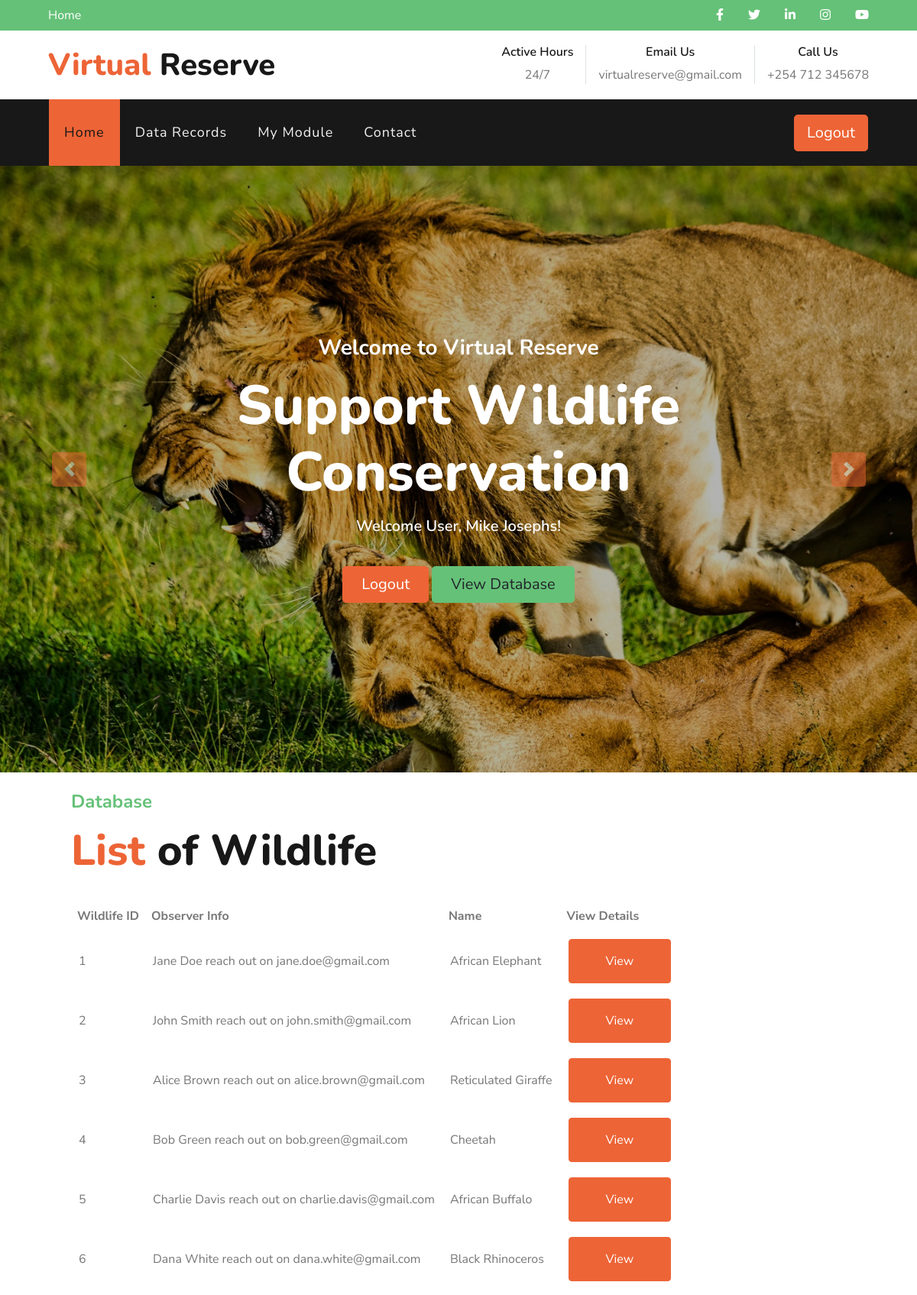
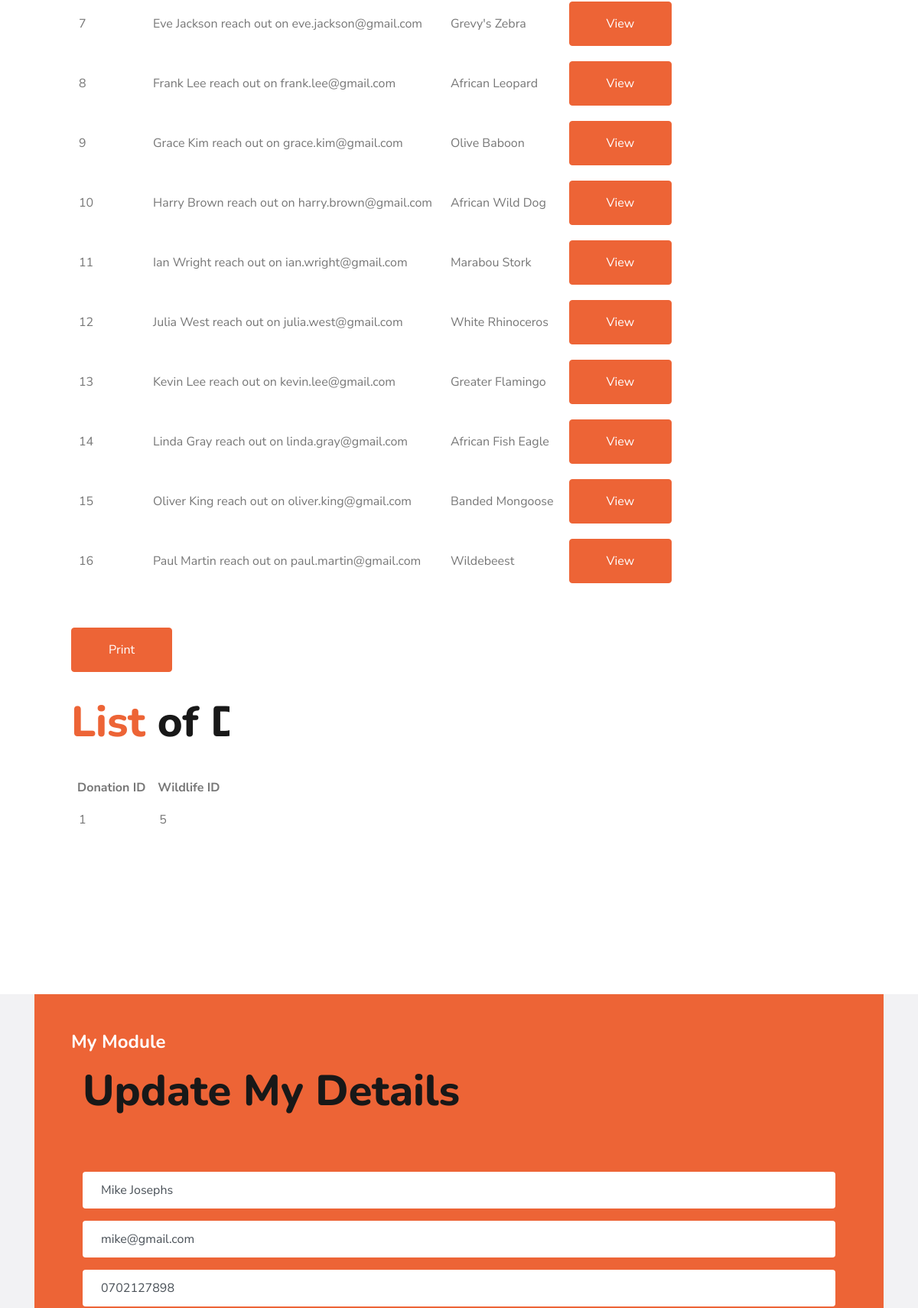
/index2.php (signed in, upper part), run on the app's committed database (2 pictures, top to bottom).
### tables this page shows
CREATE TABLE `users` (
  `User_ID` int(11) NOT NULL,
  `Fullname` text NOT NULL,
  `Phone_Number` text NOT NULL,
  `Email_Address` text NOT NULL,
  `Password` text NOT NULL,
  `User_Type` text NOT NULL
);

CREATE TABLE `wildlife` (
  `wildlife_id` int(11) NOT NULL,
  `common_name` varchar(255) NOT NULL,
  `scientific_name` varchar(255) NOT NULL,
  `kingdom` varchar(255) DEFAULT NULL,
  `phylum` varchar(255) DEFAULT NULL,
  `class` varchar(255) DEFAULT NULL,
  `order_name` varchar(255) DEFAULT NULL,
  `family` varchar(255) DEFAULT NULL,
  `genus` varchar(255) DEFAULT NULL,
  `species` varchar(255) DEFAULT NULL,
  `subspecies` varchar(255) DEFAULT NULL,
  `conservation_status` varchar(255) DEFAULT NULL,
  `description` text DEFAULT NULL,
  `habitat` varchar(255) DEFAULT NULL,
  `region` varchar(255) DEFAULT NULL,
  `country` varchar(255) DEFAULT NULL,
  `locale_description` text DEFAULT NULL,
  `latitude` decimal(9,6) DEFAULT NULL,
  `longitude` decimal(9,6) DEFAULT NULL,
  `habitat_type` varchar(255) DEFAULT NULL,
  `observation_date` datetime DEFAULT NULL,
  `number_observed` int(11) DEFAULT NULL,
  `behavior` text DEFAULT NULL,
  `environmental_conditions` text DEFAULT NULL,
  `observation_method` varchar(255) DEFAULT NULL,
  `observer_name` varchar(255) DEFAULT NULL,
  `observer_affiliation` varchar(255) DEFAULT NULL,
  `observer_contact_info` varchar(255) DEFAULT NULL,
  `age` varchar(255) DEFAULT NULL,
  `sex` varchar(255) DEFAULT NULL,
  `weight` decimal(5,2) DEFAULT NULL,
  `length` decimal(5,2) DEFAULT NULL,
  `health_status` text DEFAULT NULL,
  `breeding_season` varchar(255) DEFAULT NULL,
  `mating_behaviors` text DEFAULT NULL,
  `nesting_sites` text DEFAULT NULL,
  `number_of_offspring` int(11) DEFAULT NULL,
  `offspring_survival_rate` decimal(5,2) DEFAULT NULL,
  `primary_diet` varchar(255) DEFAULT NULL,
  `specific_food_items` text DEFAULT NULL,
  `feeding_times` text DEFAULT NULL,
  `natural_predators` text DEFAULT NULL,
  `human_threats` text DEFAULT NULL,
  `other_threats` text DEFAULT NULL,
  `protected_areas` text DEFAULT NULL,
  `conservation_programs` text DEFAULT NULL,
  `reintroduction_programs` text DEFAULT NULL,
  `multimedia_type` varchar(255) DEFAULT NULL,
  `multimedia_file_path` varchar(255) DEFAULT NULL
);

CREATE TABLE `donation` (
  `Donation_ID` int(11) NOT NULL,
  `User_ID` int(11) NOT NULL,
  `Wildlife_ID` text NOT NULL,
  `Amount` int(11) NOT NULL,
  `Status` text NOT NULL DEFAULT 'Pending'
);

### index2.php (the view, shortened to what this page needs)
<?php
require_once 'php/connection.php';
if (!isset($_SESSION['username1'])) {
    header("Location: index.html");
}else{
  $filter = $_SESSION['username1'];
  $query=mysqli_query($conn,"SELECT * FROM `users` WHERE `User_ID`='$filter'")or die(mysqli_error());
  $row1=mysqli_fetch_array($query);
}
?>
<!DOCTYPE html>
<html lang="en">
<head>
    <link href="https://cdnjs.cloudflare.com/ajax/libs/font-awesome/5.10.0/css/all.min.css" rel="stylesheet">
    <link href="lib/flaticon/font/flaticon.css" rel="stylesheet">
    <link href="lib/owlcarousel/assets/owl.carousel.min.css" rel="stylesheet">
    <link href="lib/tempusdominus/css/tempusdominus-bootstrap-4.min.css" rel="stylesheet" />
    <link href="css/style.css" rel="stylesheet">
</head>
<body>
    <div class="container-fluid">
        <div class="row bg-secondary py-2 px-lg-5">
            <div class="col-lg-6 text-center text-lg-left mb-2 mb-lg-0">
                <div class="d-inline-flex align-items-center">
                    <a class="text-white pr-3" href="">Home</a>
                </div>
            </div>
            <div class="col-lg-6 text-center text-lg-right">
                <div class="d-inline-flex align-items-center">
                    <a class="text-white px-3" href="">
                        <i class="fab fa-facebook-f"></i>
                    </a>
                    <a class="text-white px-3" href="">
                        <i class="fab fa-twitter"></i>
                    </a>
                    <a class="text-white px-3" href="">
                        <i class="fab fa-linkedin-in"></i>
                    </a>
                    <a class="text-white px-3" href="">
                        <i class="fab fa-instagram"></i>
                    </a>
                    <a class="text-white pl-3" href="">
                        <i class="fab fa-youtube"></i>
                    </a>
                </div>
            </div>
        </div>
        <div class="row py-3 px-lg-5">
            <div class="col-lg-4">
                <a href="" class="navbar-brand d-none d-lg-block">
                    <h1 class="m-0 display-5 text-capitalize"><span class="text-primary">Virtual</span> Reserve</h1>
                </a>
            </div>
            <div class="col-lg-8 text-center text-lg-right">
                <div class="d-inline-flex align-items-center">
                    <div class="d-inline-flex flex-column text-center pr-3 border-right">
                        <h6>Active Hours</h6>
                        <p class="m-0">24/7</p>
                    </div>
                    <div class="d-inline-flex flex-column text-center px-3 border-right">
                        <h6>Email Us</h6>
                        <p class="m-0">virtualreserve@gmail.com</p>
                    </div>
                    <div class="d-inline-flex flex-column text-center pl-3">
                        <h6>Call Us</h6>
                        <p class="m-0">+254 712 345678</p>
                    </div>
                </div>
            </div>
        </div>
    </div>
    <div class="container-fluid p-0">
        <nav class="navbar navbar-expand-lg bg-dark navbar-dark py-3 py-lg-0 px-lg-5">
            <div class="collapse navbar-collapse justify-content-between px-3" id="navbarCollapse">
                <div class="navbar-nav mr-auto py-0">
                    <a href="index2.php" class="nav-item nav-link active">Home</a>
                    <a href="#data" class="nav-item nav-link">Data Records</a>
                    <a href="#mod" class="nav-item nav-link">My Module</a>
                    <a href="#contact" class="nav-item nav-link">Contact</a>
                </div>
                <a href="php/logout.php" class="btn btn-lg btn-primary px-3 d-none d-lg-block">Logout</a>
            </div>
        </nav>
    </div>
    <div class="container-fluid p-0">
        <div id="header-carousel" class="carousel slide" data-ride="carousel">
            <div class="carousel-inner">
                <div class="carousel-item active">
                    <img class="w-100" src="img/c1.jpg" alt="Image">
                    <div class="carousel-caption d-flex flex-column align-items-center justify-content-center">
                        <div class="p-3" style="max-width: 900px;">
<h3 class="text-white mb-3 d-none d-sm-block">Welcome to Virtual Reserve</h3>
<h1 class="display-3 text-white mb-3">Support Wildlife Conservation</h1>
<h5 class="text-white mb-3 d-none d-sm-block">Welcome <?php echo $row1['User_Type']; ?>, <?php echo $row1['Fullname']; ?>!</h5>
<a href="php/logout.php" class="btn btn-lg btn-primary mt-3 mt-md-4 px-4">Logout</a>
<a href="#data" class="btn btn-lg btn-secondary mt-3 mt-md-4 px-4">View Database</a>
                        </div>
                    </div>
                </div>
            </div>
            <a class="carousel-control-prev" href="#header-carousel" data-slide="prev">
                <div class="btn btn-primary rounded" style="width: 45px; height: 45px;">
                    <span class="carousel-control-prev-icon mb-n2"></span>
                </div>
            </a>
            <a class="carousel-control-next" href="#header-carousel" data-slide="next">
                <div class="btn btn-primary rounded" style="width: 45px; height: 45px;">
                    <span class="carousel-control-next-icon mb-n2"></span>
                </div>
            </a>
        </div>
    </div>
    <div class="container" id="data">
        <div class="rw align-items-center">
            <div class="col-lg-12 py-5 py-lg-0 px-3 px-lg-5">
                <br>
                <h4 class="text-secondary mb-3">Database</h4>
                <h1 class="display-4 mb-4"><span class="text-primary">List</span> of Wildlife</h1>
                <div class="row py-2">
                    <div class="col-12">
                        <div class="d-flex align-items-center">
                            <br>
                              <table id="printTable">
<tr style="text-align: left;
  padding: 8px;">
<th style="text-align: left;
  padding: 8px;">Wildlife ID</th>
<th style="text-align: left;
  padding: 8px;">Observer Info</th>
  <th style="text-align: left;
  padding: 8px;">Name</th>
 <th style="text-align: left;
  padding: 8px;">View Details</th>
</tr>
<?php
$sql = "SELECT * FROM `wildlife`";
$result = $conn->query($sql);
if ($result->num_rows > 0) {
while($row = $result->fetch_assoc()) {
?>
<tr>
<td><?php echo($row["wildlife_id"]); ?></td>
<td><?php echo($row["observer_name"]); ?> reach out on <?php echo($row["observer_contact_info"]); ?></td>
<td><?php echo($row["common_name"]); ?></td>
<td><button id="viewbtn" class="btn btn-primary py-3 px-5" onclick="return confirm('Are you sure that you want to view this wildlife?')?window.location.href='php/functions.php?action=viewW1&id=<?php echo($row["wildlife_id"]); ?>':true;" title='View Wildlife'>View</button></td>
</tr>
<?php
}
} else { echo "No results"; }
?>
</table>
                        </div>
                                                    <br>
                            <br>
                            <button class="btn btn-primary py-3 px-5" onclick="printData();">Print</button>
                    </div>
                </div>
            </div>
            <div class="col-lg-12 py-5 py-lg-0 px-3 px-lg-5">
                <br>
                <h1 class="display-4 mb-4"><span class="text-primary">List</span> of Donations</h1>
                <div class="row py-2">
                    <div class="col-12">
                        <div class="d-flex align-items-center">
                            <br>
                              <table id="printTable1">
<tr style="text-align: left;
  padding: 8px;">
<th style="text-align: left;
  padding: 8px;">Donation ID</th>
  <th style="text-align: left;
  padding: 8px;">Wildlife ID</th>
 <th style="text-align: left;
  padding: 8px;">Amount</th>
  <th style="text-align: left;
  padding: 8px;">Status</th>
   <th style="text-align: left; padding: 8px;"></th>
</tr>
<?php
$sql = "SELECT `donation`.`Donation_ID`, `donation`.`User_ID`, `donation`.`Wildlife_ID`, `donation`.`Amount`, `donation`.`Status`, `users`.`Fullname`, `users`.`Phone_Number`, `users`.`Email_Address` FROM `donation` JOIN `users` ON `donation`.`User_ID` = `users`.`User_ID` WHERE `users`.`User_ID` = '$filter'";
$result = $conn->query($sql);
if ($result->num_rows > 0) {
while($row = $result->fetch_assoc()) {
?>
<tr>
<td><?php echo($row["Donation_ID"]); ?></td>
<td><?php echo($row["Wildlife_ID"]); ?></td>
<td><?php echo($row["Amount"]); ?></td>
<td><?php echo($row["Status"]); ?></td>
<?php
if ($row["Status"] == "Completed" || $row["Status"] == "Cancelled") {
?>
<td></td>
<?php
}else{
?>
<td><button id="delbtn1" class="btn btn-primary py-3 px-5" onclick="return confirm('Are you sure that you want to cancel this donation?')?window.location.href='php/functions.php?action=cancelD&id=<?php echo($row["Donation_ID"]); ?>':true;" title='Cancel Donation'>Cancel</button></td>
<?php
}
?>
</tr>
<?php
}
} else { echo "No results"; }
?>
</table>
                        </div>
                                                    <br>
                            <br>
                            <button class="btn btn-primary py-3 px-5" onclick="printData1();">Print</button>
                    </div>
                </div>
            </div>
        </div>
    </div>
    <br>
    <br>
    <div class="container-fluid bg-light" id="mod">
        <div class="container">
            <div class="row align-items-center">
                <div class="col-lg-12">
                    <div class="bg-primary py-5 px-4 px-sm-5">
                                            <h4 class="mb-3" style="color: white;">My Module</h4>
                    <div class="col-lg-12">
                    <h1 class="display-4 mb-4">Update My Details</h1>
                        <form class="py-5" name="" method="POST" action="php/functions.php">
                            <div class="form-group">
                                <input type="text" class="form-control border-0 p-4" value="<?php echo $row1['Fullname']; ?>" placeholder="Your Name" name="fname" required="required" />
                            </div>
                            <div class="form-group">
                                <input type="email" name="email" class="form-control border-0 p-4" value="<?php echo $row1['Email_Address']; ?>" placeholder="Your Email" required="required" />
                            </div>
                            <div class="form-group">
                                <input type="text" name="phone" minlength="13" class="form-control border-0 p-4" value="<?php echo $row1['Phone_Number']; ?>" placeholder="Your Phone Number" required="required" />
                            </div>
                        </form>
                    </div>
                    </div>
                </div>
            </div>
        </div>
    </div>
</body>
</html>

### index2.php (style rules this page uses)
table { align-items: center; }
th, tr, td { padding: 10px 10px; }

### data on the page
users: User_Type "User", Fullname "Mike Josephs", fname "Mike Josephs", email "mike@gmail.com", phone "0702127898"
wildlife: wildlife_id "1", observer_name "Jane Doe", observer_contact_info "jane.doe@gmail.com", common_name "African Elephant"
wildlife: wildlife_id "2", observer_name "John Smith", observer_contact_info "john.smith@gmail.com", common_name "African Lion"
wildlife: wildlife_id "3", observer_name "Alice Brown", observer_contact_info "alice.brown@gmail.com", common_name "Reticulated Giraffe"
wildlife: wildlife_id "4", observer_name "Bob Green", observer_contact_info "bob.green@gmail.com", common_name "Cheetah"
wildlife: wildlife_id "5", observer_name "Charlie Davis", observer_contact_info "charlie.davis@gmail.com", common_name "African Buffalo"
wildlife: wildlife_id "6", observer_name "Dana White", observer_contact_info "dana.white@gmail.com", common_name "Black Rhinoceros"
wildlife: wildlife_id "7", observer_name "Eve Jackson", observer_contact_info "eve.jackson@gmail.com", common_name "Grevy's Zebra"
wildlife: wildlife_id "8", observer_name "Frank Lee", observer_contact_info "frank.lee@gmail.com", common_name "African Leopard"
wildlife: wildlife_id "9", observer_name "Grace Kim", observer_contact_info "grace.kim@gmail.com", common_name "Olive Baboon"
wildlife: wildlife_id "10", observer_name "Harry Brown", observer_contact_info "harry.brown@gmail.com", common_name "African Wild Dog"
wildlife: wildlife_id "11", observer_name "Ian Wright", observer_contact_info "ian.wright@gmail.com", common_name "Marabou Stork"
wildlife: wildlife_id "12", observer_name "Julia West", observer_contact_info "julia.west@gmail.com", common_name "White Rhinoceros"
wildlife: wildlife_id "13", observer_name "Kevin Lee", observer_contact_info "kevin.lee@gmail.com", common_name "Greater Flamingo"
wildlife: wildlife_id "14", observer_name "Linda Gray", observer_contact_info "linda.gray@gmail.com", common_name "African Fish Eagle"
wildlife: wildlife_id "15", observer_name "Oliver King", observer_contact_info "oliver.king@gmail.com", common_name "Banded Mongoose"
wildlife: wildlife_id "16", observer_name "Paul Martin", observer_contact_info "paul.martin@gmail.com", common_name "Wildebeest"
donation: Donation_ID "1", Wildlife_ID "5"
